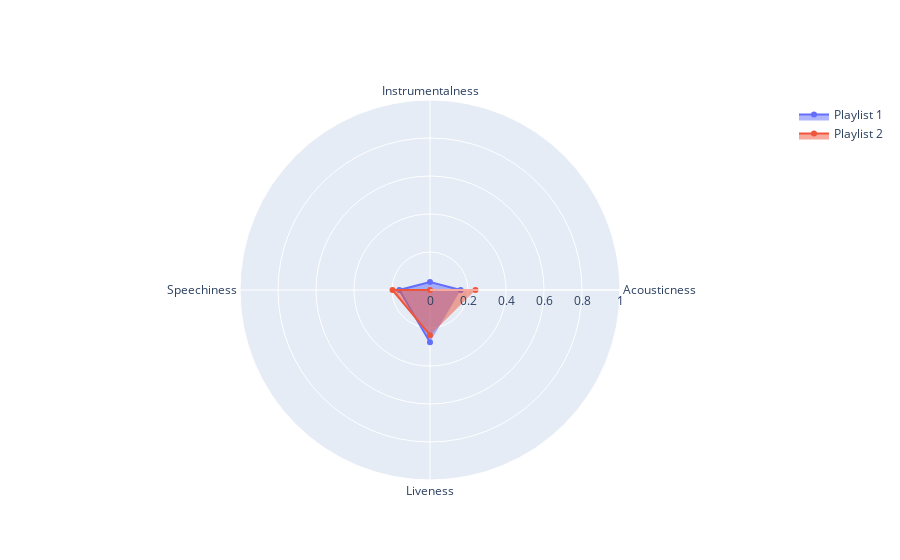

Notebook code for this chart:
### Code cell
spiderwebTechnicalityCompVis(df1,"Playlist 1", df2, "Playlist 2")

### Figure 1 — Plotly figure (JSON) as saved in the notebook; plotly's stock layout.template omitted (floating-point values rounded to 4 significant figures)
{"data": [{"fill": "toself", "name": "Playlist 1", "r": [0.1611, 0.04173, 0.1615, 0.275], "theta": ["Acousticness", "Instrumentalness", "Speechiness", "Liveness"], "type": "scatterpolar"}, {"fill": "toself", "name": "Playlist 2", "r": [0.2395, 0.0005941, 0.1973, 0.2379], "theta": ["Acousticness", "Instrumentalness", "Speechiness", "Liveness"], "type": "scatterpolar"}], "layout": {"polar": {"radialaxis": {"range": [0, 1], "visible": true}}, "showlegend": true}}
